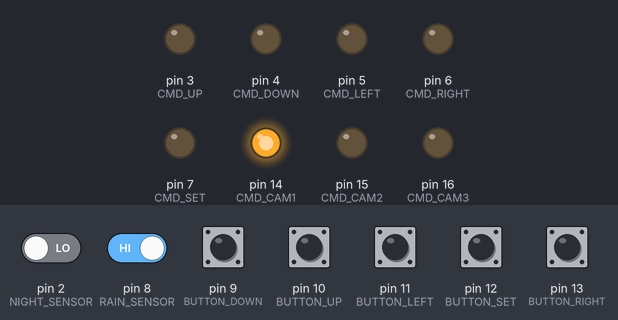
Simulated run of this sketch. Board: Arduino Uno, built with avr-gcc and run on an emulated ATmega328P. On the bench: output pins drawn as LEDs (lit = HIGH). Dashed ring = blinking. The inputs (shaded band) are chosen by the test bench; at power-on: pin 8 (RAIN_SENSOR), pin 9 (BUTTON_DOWN), pin 10 (BUTTON_UP), pin 11 (BUTTON_LEFT), pin 12 (BUTTON_SET), pin 13 (BUTTON_RIGHT) HIGH, pin 2 (NIGHT_SENSOR) LOW. Pins used as bus, display or sensor lines are not drawn.

Above: at 1.3 s.
1.4 s: pin 9 (BUTTON_DOWN) pulled LOW for 1 s
At 1.66 s:
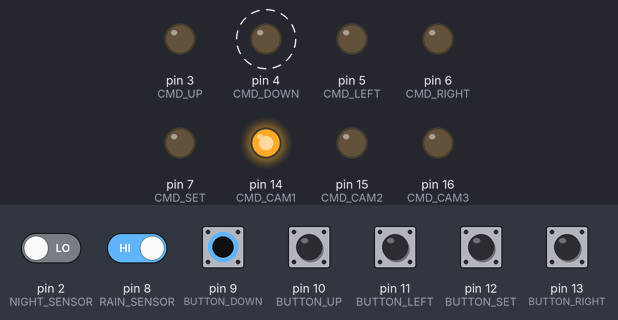
4.4 s: pin 10 (BUTTON_UP) pulled LOW for 0.15 s
At 4.7 s:
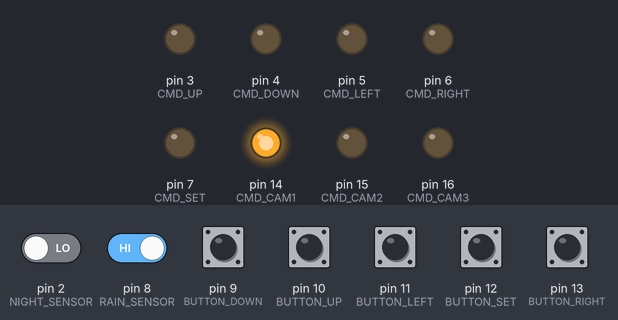
6.0 s: pin 11 (BUTTON_LEFT) pulled LOW for 0.15 s
At 7.1 s:
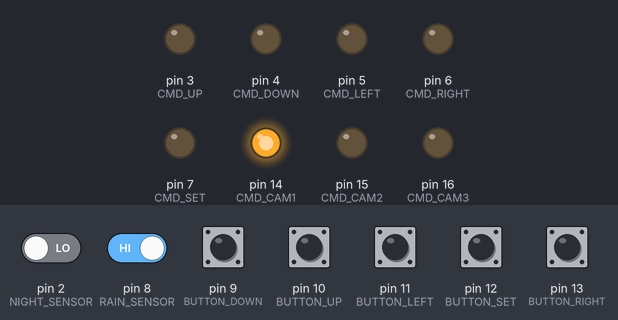
7.6 s: pin 12 (BUTTON_SET) pulled LOW for 0.15 s
At 8.3 s:
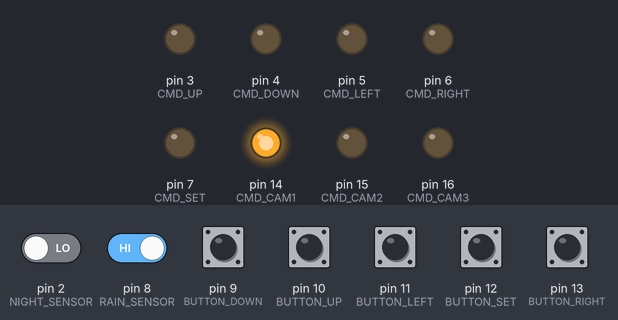
9.2 s: pin 13 (BUTTON_RIGHT) pulled LOW for 0.15 s
At 9.6 s:
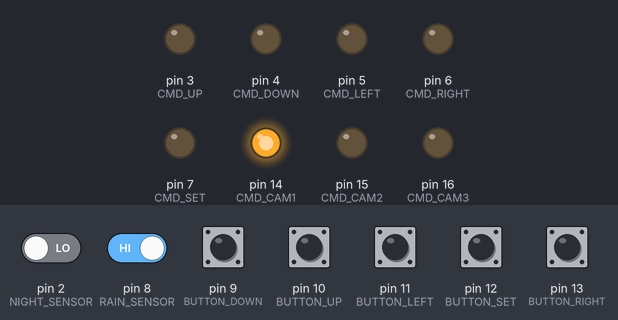
10.8 s: pin 9 (BUTTON_DOWN) driven LOW and pin 10 (BUTTON_UP) driven LOW
At 11.06 s:
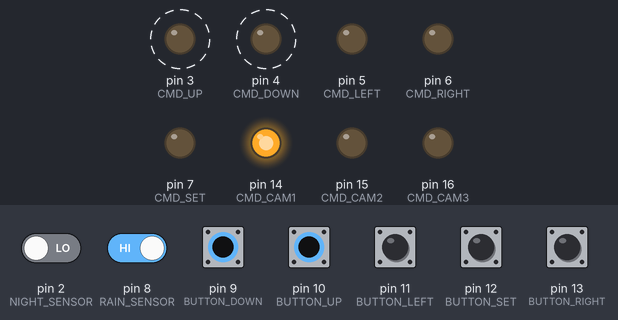
Timing chart, 0 to 14.8 s (numbered marks = the images above; inputs shaded):
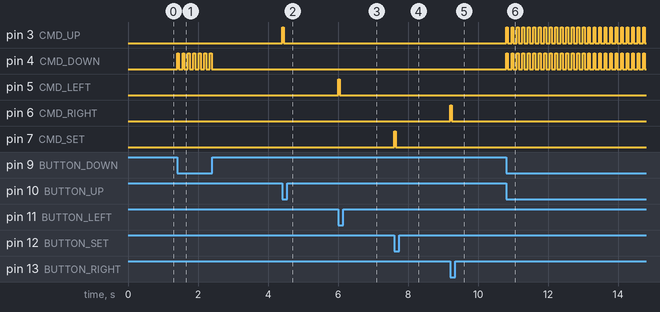

Measured:
- after the input at 1.4 s, pin 4 (CMD_DOWN): alternates HIGH for 0.05 s and LOW for 0.11 s, 14 changes in all, then stays LOW, starting at once
- after the input at 4.4 s, pin 3 (CMD_UP): LOW → HIGH at once, → LOW 0.05 s later
- after the input at 6.0 s, pin 5 (CMD_LEFT): LOW → HIGH at once, → LOW 0.05 s later
- after the input at 7.6 s, pin 7 (CMD_SET): LOW → HIGH at once, → LOW 0.05 s later
- after the input at 9.2 s, pin 6 (CMD_RIGHT): LOW → HIGH at once, → LOW 0.05 s later
- after the input at 10.8 s, pin 3 (CMD_UP), pin 4 (CMD_DOWN): alternates HIGH for 0.05 s and LOW for 0.11 s, starting at once

The sketch:

OSDMenu.ino
```cpp
#include <EEPROM.h>
#include <Arduino.h>
#include <ModbusSlave.h>

enum {

  MB_UP,
  MB_DOWN,
  MB_LEFT,
  MB_RIGHT,
  MB_SET,

  MB_CAM_SELECT,

  MB_CAM1_SWITCH,
  MB_CAM2_SWITCH,
  MB_CAM3_SWITCH,

  MB_CAM1_STATUS,
  MB_CAM2_STATUS,
  MB_CAM3_STATUS,

  MB_NIGHT_SENSOR,
  MB_RAIN_SENSOR,

  MB_NIGHT_RLTYPE,
  MB_RAIN_RLTYPE,

  MB_SAVE_SETTINGS,

  MB_REGS
};

enum {
  SWITCH_OFF,
  SWITCH_ON,
  SWITCH_AUTO
};

enum {
  POWER_OFF,
  POWER_ON
};

enum {
  CAM1,
  CAM2,
  CAM3,
  CAM_COUNT
};

enum {
  NORMALLY_OPEN,
  NORMALLY_CLOSED
};

#define NIGHT_SENSOR   2

#define CMD_UP         3
#define CMD_DOWN       4
#define CMD_LEFT       5
#define CMD_RIGHT      6
#define CMD_SET        7

#define RAIN_SENSOR    8

#define BUTTON_DOWN    9
#define BUTTON_UP     10
#define BUTTON_LEFT   11
#define BUTTON_SET    12
#define BUTTON_RIGHT  13

#define CMD_CAM1      14 // A0
#define CMD_CAM2      15 // A1
#define CMD_CAM3      16 // A2

#define POWER_CAM1    17 // A3
#define POWER_CAM2    18 // A4
#define POWER_CAM3    19 // A5

#define BUTTON_WAIT_START 5

#define CMD_CAM       CMD_CAM1
#define POWER_CAM     POWER_CAM1

#define EE_SETTED 0
#define EE_CAM_SELECT 1
#define EE_CAM1_SWITCH 2
#define EE_CAM2_SWITCH 3
#define EE_CAM3_SWITCH 4
#define EE_NIGHT_RLTYPE 5
#define EE_RAIN_RLTYPE 6

ModbusSlave mbs;
boolean change=false;
byte buttonWait=0;
byte camera=CAM1;
byte camSwitch[CAM_COUNT];
byte camPower[CAM_COUNT];
byte nightRlType=NORMALLY_OPEN;
byte rainRlType=NORMALLY_CLOSED;
int regs[MB_REGS];

void setup() {

  pinMode(CMD_UP, OUTPUT);
  pinMode(CMD_DOWN, OUTPUT);
  pinMode(CMD_LEFT, OUTPUT);
  pinMode(CMD_RIGHT, OUTPUT);
  pinMode(CMD_SET, OUTPUT);

  digitalWrite(CMD_CAM1, LOW);
  digitalWrite(CMD_CAM2, LOW);
  digitalWrite(CMD_CAM3, LOW);

  pinMode(CMD_CAM1, OUTPUT);
  pinMode(CMD_CAM2, OUTPUT);
  pinMode(CMD_CAM3, OUTPUT);

  pinMode(POWER_CAM1, OUTPUT);
  pinMode(POWER_CAM2, OUTPUT);
  pinMode(POWER_CAM3, OUTPUT);

  digitalWrite(POWER_CAM1, HIGH);
  digitalWrite(POWER_CAM2, HIGH);
  digitalWrite(POWER_CAM3, HIGH);

  pinMode(NIGHT_SENSOR, INPUT); // external pull-up - Closed = Night (NO)
  pinMode(RAIN_SENSOR, INPUT); // external pull-up - Closed = Not Raining (NC)

  pinMode(BUTTON_UP, INPUT);
  pinMode(BUTTON_DOWN, INPUT);
  pinMode(BUTTON_LEFT, INPUT);
  pinMode(BUTTON_RIGHT, INPUT);
  pinMode(BUTTON_SET, INPUT);

  // activate pullup resistor
  digitalWrite(BUTTON_UP, HIGH);
  digitalWrite(BUTTON_DOWN, HIGH);
  digitalWrite(BUTTON_LEFT, HIGH);
  digitalWrite(BUTTON_RIGHT, HIGH);
  digitalWrite(BUTTON_SET, HIGH);

  mbs.configure(1, 19200, 'n', 0);
  for(byte i=0; i<MB_REGS; i++)
    regs[i]=0;
  for(byte i=0;i<CAM_COUNT;i++)
    camPower[i]=POWER_OFF;
  readSettings();
  camSelect();
  delay(100);
}

void loop() {

  setCamPower();

  // GET BUTTON STATUS
  for(byte i=0; i<MB_REGS; i++)
    regs[i]=0;
  if(buttonWait<1) {
    regs[MB_UP]=!digitalRead(BUTTON_UP);
    regs[MB_DOWN]=!digitalRead(BUTTON_DOWN);
    regs[MB_LEFT]=!digitalRead(BUTTON_LEFT);
    regs[MB_RIGHT]=!digitalRead(BUTTON_RIGHT);
    regs[MB_SET]=!digitalRead(BUTTON_SET);
    if(regs[MB_UP]==1) { change=true; digitalWrite(CMD_UP, HIGH); }
    if(regs[MB_DOWN]==1) { change=true; digitalWrite(CMD_DOWN, HIGH); }
    if(regs[MB_LEFT]==1) { change=true; digitalWrite(CMD_LEFT, HIGH); }
    if(regs[MB_RIGHT]==1) { change=true; digitalWrite(CMD_RIGHT, HIGH); }
    if(regs[MB_SET]==1) { change=true; digitalWrite(CMD_SET, HIGH); }
    if(change) {
      change=false;
      buttonWait=BUTTON_WAIT_START;
      delay(50);
      digitalWrite(CMD_UP, LOW);
      digitalWrite(CMD_DOWN, LOW);
      digitalWrite(CMD_LEFT, LOW);
      digitalWrite(CMD_RIGHT, LOW);
      digitalWrite(CMD_SET, LOW);
      delay(100);
    }
  }
  else {
    buttonWait--;
  }
  for(byte i=0; i<MB_REGS; i++)
    regs[i]=0;
  regs[MB_CAM_SELECT]=camera;
  regs[MB_CAM1_SWITCH]=camSwitch[CAM1];
  regs[MB_CAM2_SWITCH]=camSwitch[CAM2];
  regs[MB_CAM3_SWITCH]=camSwitch[CAM3];
  regs[MB_CAM1_STATUS]=camPower[CAM1];
  regs[MB_CAM2_STATUS]=camPower[CAM2];
  regs[MB_CAM3_STATUS]=camPower[CAM3];
  regs[MB_NIGHT_RLTYPE]=nightRlType;
  regs[MB_RAIN_RLTYPE]=rainRlType;

//  regs[MB_NIGHT_SENSOR]=digitalRead(NIGHT_SENSOR);
  regs[MB_NIGHT_SENSOR]=(digitalRead(NIGHT_SENSOR)!=nightRlType ? 1 : 0);
//  regs[MB_RAIN_SENSOR]=!digitalRead(RAIN_SENSOR);
  regs[MB_RAIN_SENSOR]=(digitalRead(RAIN_SENSOR)!=rainRlType ? 1 : 0);

  if(mbs.update(regs, MB_REGS)>4) {
    if(regs[MB_CAM1_SWITCH]!=camSwitch[CAM1]) { camSwitch[CAM1]=(byte)regs[MB_CAM1_SWITCH]; setCamPower(); }
    if(regs[MB_CAM2_SWITCH]!=camSwitch[CAM2]) { camSwitch[CAM2]=(byte)regs[MB_CAM2_SWITCH]; setCamPower(); }
    if(regs[MB_CAM3_SWITCH]!=camSwitch[CAM3]) { camSwitch[CAM3]=(byte)regs[MB_CAM3_SWITCH]; setCamPower(); }
    if(regs[MB_CAM_SELECT]!=camera) { camera=(byte)regs[MB_CAM_SELECT]; camSelect(); }
    if(regs[MB_NIGHT_RLTYPE]!=nightRlType) { nightRlType=(byte)regs[MB_NIGHT_RLTYPE]; setCamPower(); }
    if(regs[MB_RAIN_RLTYPE]!=rainRlType) { rainRlType=(byte)regs[MB_RAIN_RLTYPE]; setCamPower(); }
    if(regs[MB_SAVE_SETTINGS]==1) { saveSettings(); }
    if(regs[MB_UP]==1) { change=true; digitalWrite(CMD_UP, HIGH); }
    if(regs[MB_DOWN]==1) { change=true; digitalWrite(CMD_DOWN, HIGH); }
    if(regs[MB_LEFT]==1) { change=true; digitalWrite(CMD_LEFT, HIGH); }
    if(regs[MB_RIGHT]==1) { change=true; digitalWrite(CMD_RIGHT, HIGH); }
    if(regs[MB_SET]==1) { change=true; digitalWrite(CMD_SET, HIGH); }
    if(change) {
      delay(50);
      digitalWrite(CMD_UP, LOW);
      digitalWrite(CMD_DOWN, LOW);
      digitalWrite(CMD_LEFT, LOW);
      digitalWrite(CMD_RIGHT, LOW);
      digitalWrite(CMD_SET, LOW);
      change=false;
    }
  }
  delay(1);

}

void camSelect() {
  digitalWrite(CMD_CAM1, LOW);
  digitalWrite(CMD_CAM2, LOW);
  digitalWrite(CMD_CAM3, LOW);
  if(camera==CAM1) {
    digitalWrite(CMD_CAM1, HIGH);
  }
  else {
    if(camera==CAM2) {
      digitalWrite(CMD_CAM2, HIGH);
    }
    else {
      if(camera==CAM3) {
        digitalWrite(CMD_CAM3, HIGH);
      }
    }
  }
}

void setCamPower() {
  for(byte i=0; i<CAM_COUNT; i++) {
    switch(camSwitch[i]) {
      case SWITCH_ON:
        camPower[i]=POWER_ON;
        digitalWrite(POWER_CAM+i, LOW);
        break;
      case SWITCH_OFF:
        camPower[i]=POWER_OFF;
        digitalWrite(POWER_CAM+i, HIGH);
        break;
      case SWITCH_AUTO:

//        if(digitalRead(NIGHT_SENSOR)==HIGH and digitalRead(RAIN_SENSOR)==LOW) {
        if(digitalRead(NIGHT_SENSOR)!=nightRlType and digitalRead(RAIN_SENSOR)!=rainRlType) {

          camPower[i]=POWER_ON;
          digitalWrite(POWER_CAM+i, LOW);
        }
        else {
          camPower[i]=POWER_OFF;
          digitalWrite(POWER_CAM+i, HIGH);
        }
        break;
    }
  }
}

void saveSettings() {
  EEPROM.write(EE_SETTED, 1);
  EEPROM.write(EE_CAM_SELECT, camera);
  EEPROM.write(EE_CAM1_SWITCH, camSwitch[CAM1]);
  EEPROM.write(EE_CAM2_SWITCH, camSwitch[CAM2]);
  EEPROM.write(EE_CAM3_SWITCH, camSwitch[CAM3]);
  EEPROM.write(EE_RAIN_RLTYPE, rainRlType);
  EEPROM.write(EE_NIGHT_RLTYPE, nightRlType);
}

void readSettings() {
  if(EEPROM.read(EE_SETTED)==1) {
    camera = EEPROM.read(EE_CAM_SELECT);
    camSwitch[CAM1] = EEPROM.read(EE_CAM1_SWITCH);
    camSwitch[CAM2] = EEPROM.read(EE_CAM2_SWITCH);
    camSwitch[CAM3] = EEPROM.read(EE_CAM3_SWITCH);
    rainRlType = EEPROM.read(EE_RAIN_RLTYPE);
    nightRlType = EEPROM.read(EE_NIGHT_RLTYPE);
    checkSettings();
  }
  else {
    resetSettings();
  }
}

void checkSettings() {
  boolean ok=true;
  if(camera<CAM1 or camera>CAM3) {ok=false;}
  for(byte i=0; i<CAM_COUNT; i++)
    if(camSwitch[i]<SWITCH_OFF or camSwitch[i]>SWITCH_AUTO) {ok=false;}
  if(rainRlType<NORMALLY_OPEN or rainRlType>NORMALLY_CLOSED) {ok=false;}
  if(nightRlType<NORMALLY_OPEN or nightRlType>NORMALLY_CLOSED) {ok=false;}
  if(!ok)
    resetSettings();
}

void resetSettings() {
  camera = CAM1;
  for(byte i=0; i<CAM_COUNT; i++)
    camSwitch[i]=SWITCH_AUTO;
  rainRlType = NORMALLY_CLOSED;
  nightRlType = NORMALLY_OPEN;
}
```
